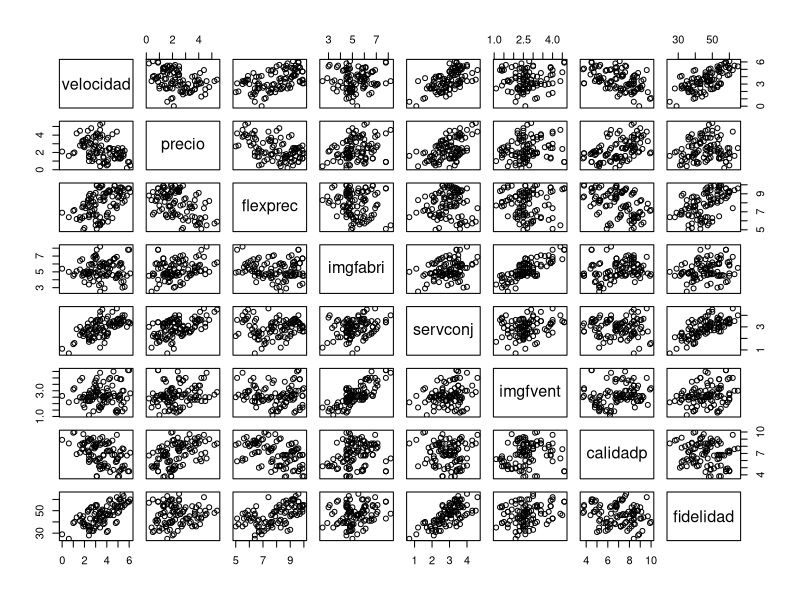
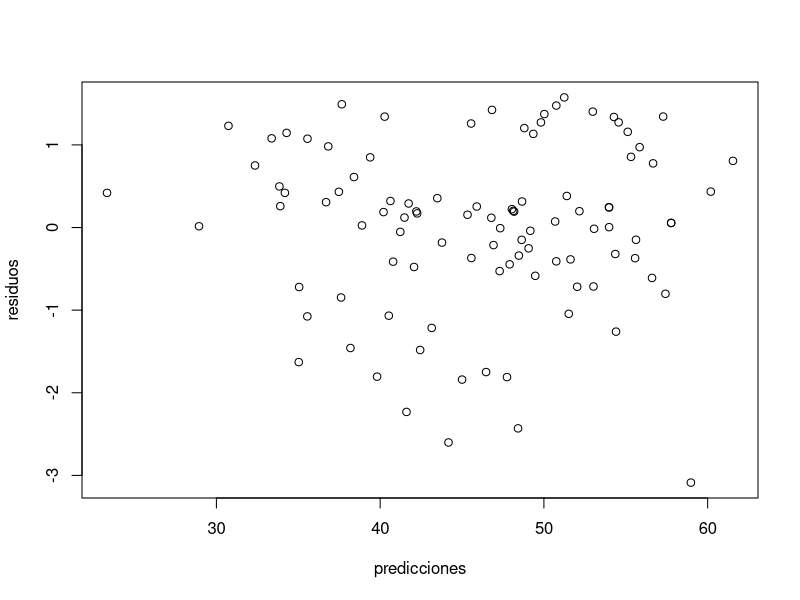
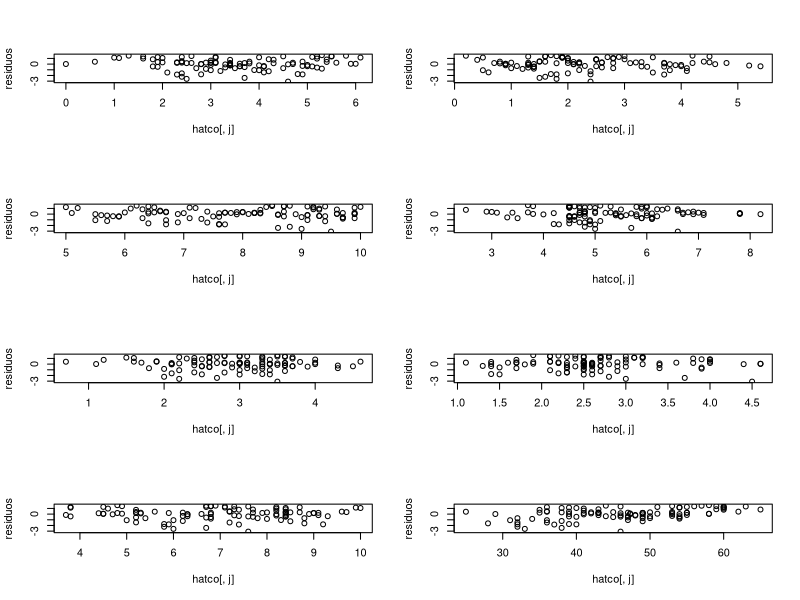
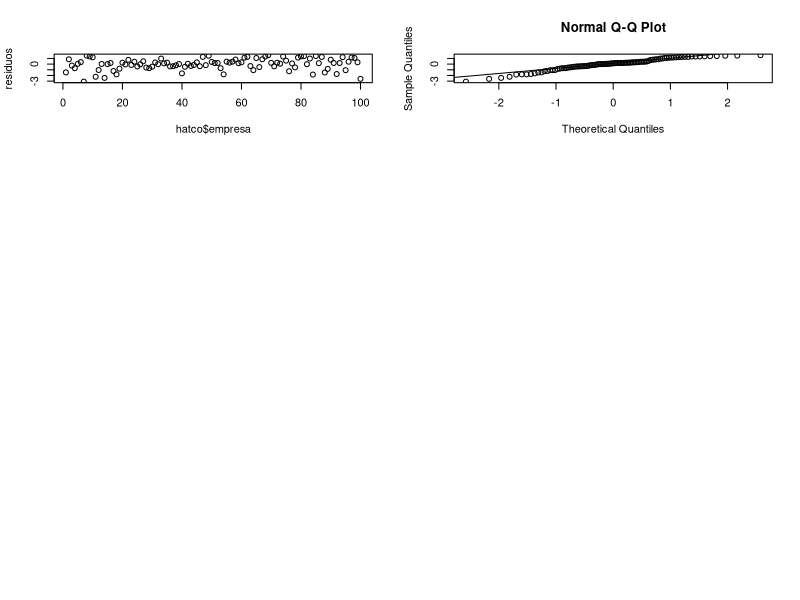
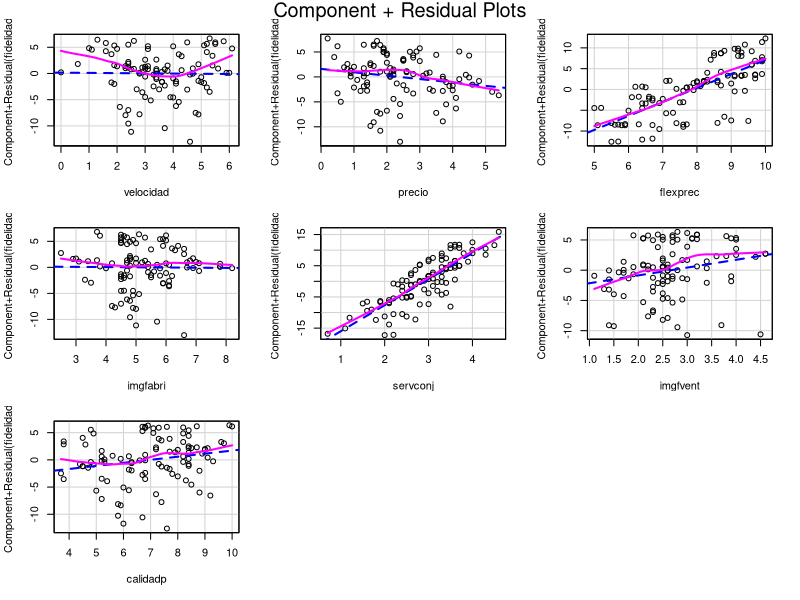
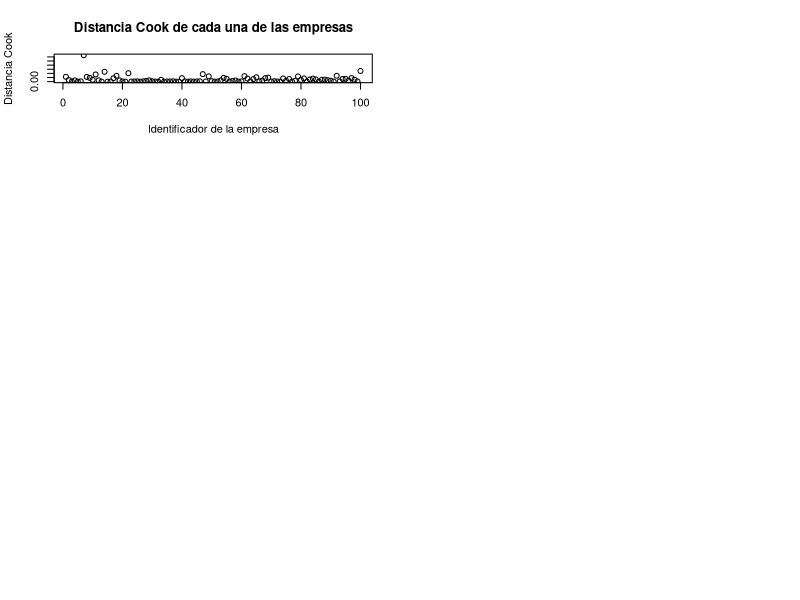
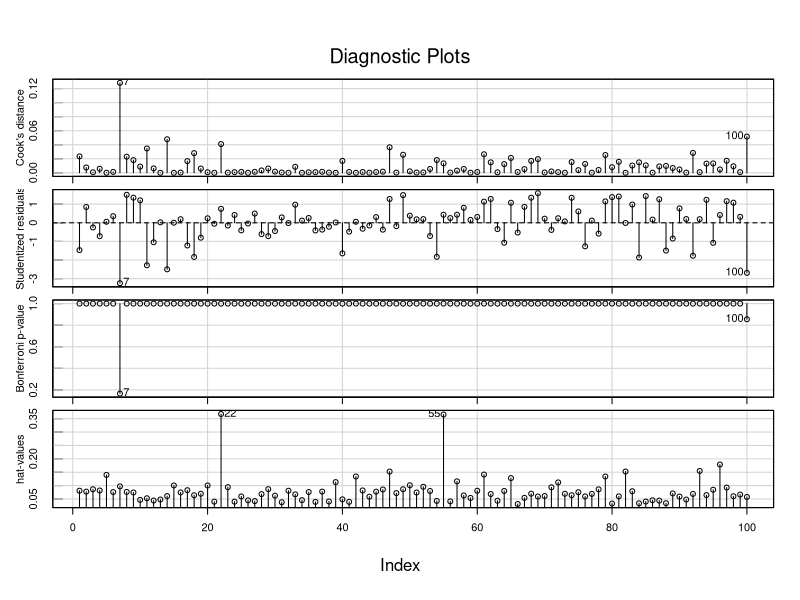
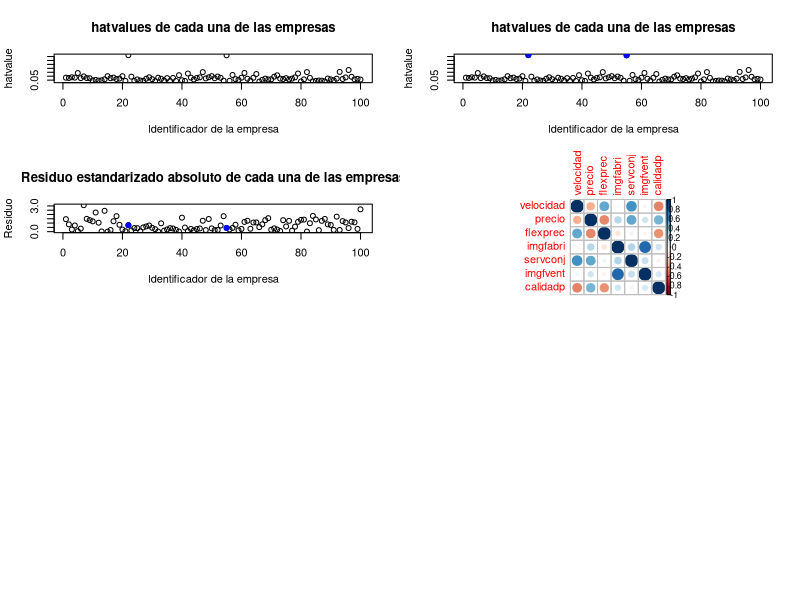

R code for these plots, in order:
## ---- chunk 1
hatco <- read.csv("hatco2.csv", header = TRUE, as.is = NA)
## ---- chunk 2
head(hatco, 10)
## ---- chunk 3
str(hatco)
## ---- chunk 4
plot(hatco[,c(6:13)])
## ---- chunk 5
mod1 <- lm(fidelidad~velocidad+precio+flexprec+imgfabri+servconj+imgfvent+calidadp, hatco)
mod1
## ---- chunk 6
print(summary(mod1))
## ---- chunk 7
anovares <- anova(mod1)
anovares
## ---- chunk 8
residuos <- rstandard(mod1)
predicciones <- mod1$fitted.values #' Las predicciones ya nos las da el objeto devuelto por lm
## ---- chunk 9
plot(predicciones, residuos)
## ---- chunk 10
par(mfrow=c(4,2))
for(j in 6:13){
  plot(hatco[, j], residuos)
}
## ---- chunk 11
plot(hatco$empresa, residuos)
## ---- chunk 12
library(lmtest)
dwtest(mod1)
## ---- chunk 13
# Tomamos la media y desviacion de los residuos, porque estos parametros son necesarios para la
# funcion ks.test. Si no pasamos estos parametros, se supone media cero y desviacion 1
# Notar que deberian ser media cero y desviacion uno porque son residuos estandarizados. Pero tomamos
# estos valores por si han ocurrido errores numericos, paliarlos un poco
residuos.mean <- mean(residuos)
residuos.sd <- sd(residuos)


# Especificamos "pnorm" porque es la cdf de la distribucion con la que queremos comprobar
ks.test(residuos, "pnorm", residuos.mean, residuos.sd)
## ---- chunk 14
residuos.mean
residuos.sd
## ---- chunk 15
qqnorm(residuos)

# Usamos qqline para mostrar la linea que deberia seguir los datos para que al distribucion
# siguiese realmente una distribucion normal
qqline(residuos)
## ---- chunk 16
# Esta libreria no viene instalada por defecto, asi que hay que instalarla
# antes de usarla antes de usarla
library(car)

# Cargada la libreria, mostramos la grafica componente mas residuos
crPlots(mod1)
## ---- chunk 17
# Selecciono aquellas filas que cumplen la condicion buscada
empresas_anomalas <- hatco[abs(residuos) > 2.5, ]$empresa
empresas_anomalas
## ---- chunk 18
# Selecciono aquellas filas que cumplen la condicion buscada
empresas_anomalas <- hatco[abs(residuos) > 2, ]$empresa
empresas_anomalas
## ---- chunk 19
distancias <- cooks.distance(mod1)
plot(
     hatco$empresa, distancias,
     main = "Distancia Cook de cada una de las empresas",
     ylab = "Distancia Cook",
     xlab = "Identificador de la empresa"
)
## ---- chunk 20
empresas_distancias_anomalas <- hatco[distancias > 0.05, ]$empresa
empresas_distancias_anomalas
## ---- chunk 21
library(car)
influenceIndexPlot(mod1)
## ---- chunk 22
hatvalues <- hatvalues(mod1)
plot(
    hatco$empresa, hatvalues,
    main = "hatvalues de cada una de las empresas",
    ylab = "hatvalue",
    xlab = "Identificador de la empresa"
)
## ---- chunk 23
empresas_hatvalues_anomalos <- hatco[hatvalues > 0.35, ]$empresa
empresas_hatvalues_anomalos
## ---- chunk 24
# Muestro graficamente estas empresas anomalas
plot(
    hatco$empresa, hatvalues,
    main = "hatvalues de cada una de las empresas",
    ylab = "hatvalue",
    xlab = "Identificador de la empresa"
)

# pch = 21 es para que el circulo salga rellenado y no vacio
points(empresas_hatvalues_anomalos, hatvalues[empresas_hatvalues_anomalos], col = "blue", pch = 19)
## ---- chunk 25
residuos_empresas_muy_influyentes <- residuos[empresas_hatvalues_anomalos]
residuos_empresas_muy_influyentes
## ---- chunk 26
# Muestro los residuos de todas las empresas
plot(
    hatco$empresa, abs(residuos),
    main = "Residuo estandarizado absoluto de cada una de las empresas",
    ylab = "Residuo",
    xlab = "Identificador de la empresa"
)

# Ahora localizo las dos empresas que estamos estudiando
# pch = 21 es para que el circulo salga rellenado y no vacio
points(
    empresas_hatvalues_anomalos, abs(residuos[empresas_hatvalues_anomalos]),
    col = "blue", pch = 19
)
## ---- chunk 27

# Repito este calculo porque hemos usado la misma variable para detectar
# anomalias con 2.0 en vez de con 2.5
empresas_anomalas <- hatco[abs(residuos) > 2.5, ]$empresa

# Filtramos el dataset
hatcoclean <- hatco[hatco$empresa != empresas_anomalas, ]

# Miramos que solo tengamos 98 filas en el dataset limpiado
nrow(hatcoclean)
## ---- chunk 28
mod2 <- lm(fidelidad~velocidad+precio+flexprec+imgfabri+servconj+imgfvent+calidadp, hatcoclean)
mod2
## ---- chunk 29
print(summary(mod2))
## ---- chunk 30
anovares <- anova(mod2)
anovares
## ---- chunk 31
R <- cor(hatcoclean[, 6:12])
R
## ---- chunk 32
library(corrplot)
corrplot(R)
## ---- chunk 33
ai <- eigen(R)$values
cond_val <- sqrt(max(ai) / min(ai))
cond_val
## ---- chunk 34
vif(mod2)
